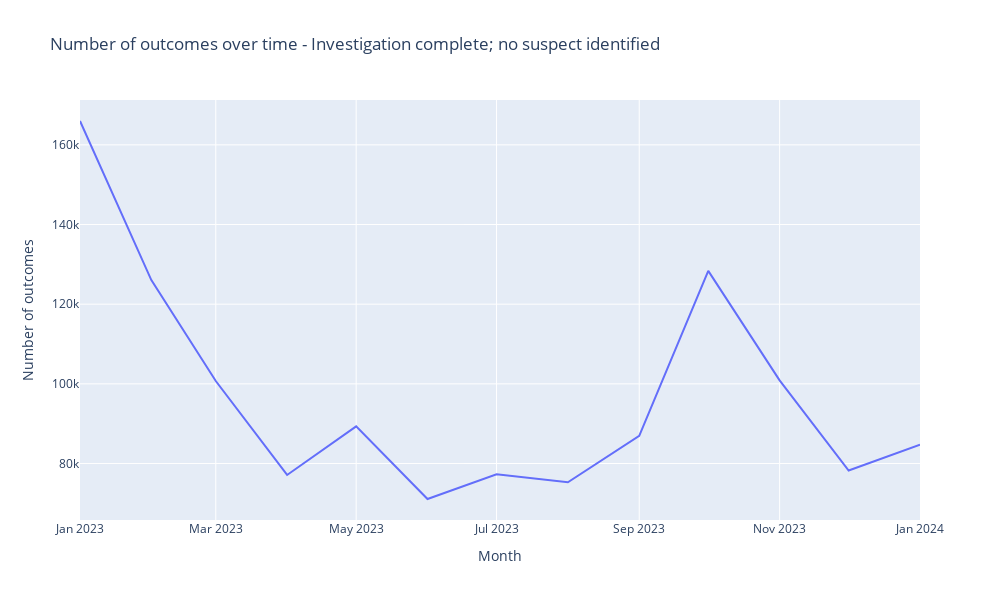
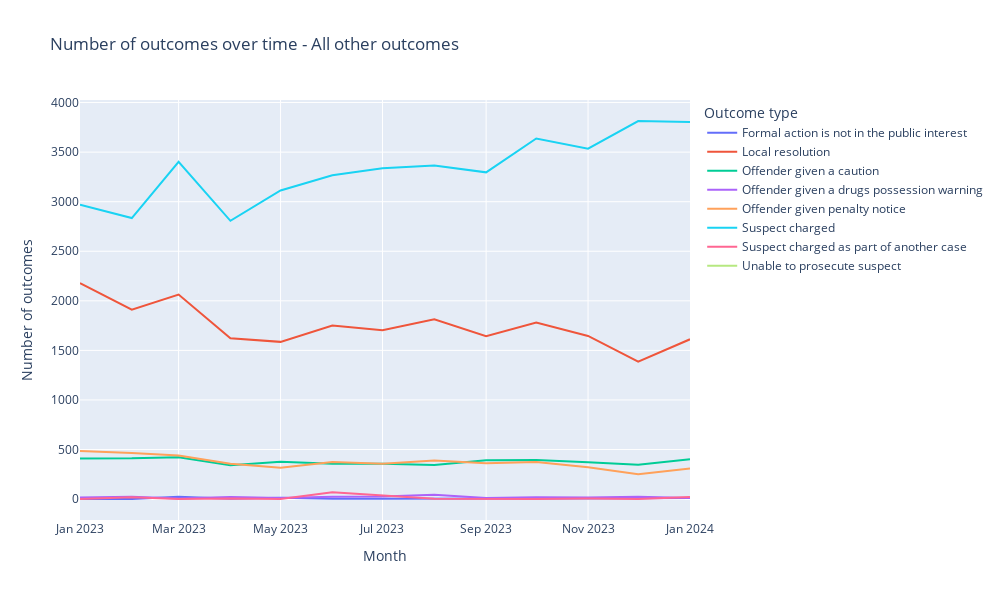

Here is the notebook cell these charts were saved with, in order:
### Code cell
outcomes['Month'] = pd.to_datetime(outcomes['Month'])

outcome_type_group = outcomes.groupby(['Outcome type', 'Month']).size().reset_index(name='count')

fig = px.line(
        outcome_type_group[outcome_type_group['Outcome type'] == 'Investigation complete; no suspect identified'], 
        x='Month', 
        y='count', 
        title='Number of outcomes over time - Investigation complete; no suspect identified',
        width=1000,
        height=600,
    )

fig.update_xaxes(title_text='Month')
fig.update_yaxes(title_text='Number of outcomes')
fig.show()

fig = px.line(
        outcome_type_group[outcome_type_group['Outcome type'] != 'Investigation complete; no suspect identified'], 
        x='Month', 
        y='count', 
        color='Outcome type',
        title='Number of outcomes over time - All other outcomes',
        width=1000,
        height=600,
    )

fig.update_xaxes(title_text='Month')
fig.update_yaxes(title_text='Number of outcomes')
fig.show()

### Figure 1 — Plotly figure (JSON) as saved in the notebook; plotly's stock layout.template omitted (floating-point values rounded to 4 significant figures)
{"data": [{"hovertemplate": "Month=%{x}<br>count=%{y}<extra></extra>", "legendgroup": "", "line": {"color": "#636efa", "dash": "solid"}, "marker": {"symbol": "circle"}, "mode": "lines", "name": "", "orientation": "v", "showlegend": false, "type": "scatter", "x": ["2023-01-01T00:00:00", "2023-02-01T00:00:00", "2023-03-01T00:00:00", "2023-04-01T00:00:00", "2023-05-01T00:00:00", "2023-06-01T00:00:00", "2023-07-01T00:00:00", "2023-08-01T00:00:00", "2023-09-01T00:00:00", "2023-10-01T00:00:00", "2023-11-01T00:00:00", "2023-12-01T00:00:00", "2024-01-01T00:00:00"], "xaxis": "x", "y": [165988, 126050, 100716, 77130, 89327, 71092, 77310, 75297, 86942, 128374, 100860, 78239, 84702], "yaxis": "y"}], "layout": {"height": 600, "legend": {"tracegroupgap": 0}, "title": {"text": "Number of outcomes over time - Investigation complete; no suspect identified"}, "width": 1000, "xaxis": {"anchor": "y", "domain": [0, 1], "title": {"text": "Month"}}, "yaxis": {"anchor": "x", "domain": [0, 1], "title": {"text": "Number of outcomes"}}}}

### Figure 2 — Plotly figure (JSON) as saved in the notebook; plotly's stock layout.template omitted (floating-point values rounded to 4 significant figures)
{"data": [{"hovertemplate": "Outcome type=Formal action is not in the public interest<br>Month=%{x}<br>count=%{y}<extra></extra>", "legendgroup": "Formal action is not in the public interest", "line": {"color": "#636efa", "dash": "solid"}, "marker": {"symbol": "circle"}, "mode": "lines", "name": "Formal action is not in the public interest", "orientation": "v", "showlegend": true, "type": "scatter", "x": ["2023-01-01T00:00:00", "2023-02-01T00:00:00", "2023-03-01T00:00:00", "2023-04-01T00:00:00", "2023-05-01T00:00:00", "2023-06-01T00:00:00", "2023-07-01T00:00:00", "2023-08-01T00:00:00", "2023-09-01T00:00:00", "2023-10-01T00:00:00", "2023-11-01T00:00:00", "2023-12-01T00:00:00", "2024-01-01T00:00:00"], "xaxis": "x", "y": [2, 2, 23, 3, 14, 3, 3, 6, 2, 7, 5, 9, 12], "yaxis": "y"}, {"hovertemplate": "Outcome type=Local resolution<br>Month=%{x}<br>count=%{y}<extra></extra>", "legendgroup": "Local resolution", "line": {"color": "#EF553B", "dash": "solid"}, "marker": {"symbol": "circle"}, "mode": "lines", "name": "Local resolution", "orientation": "v", "showlegend": true, "type": "scatter", "x": ["2023-01-01T00:00:00", "2023-02-01T00:00:00", "2023-03-01T00:00:00", "2023-04-01T00:00:00", "2023-05-01T00:00:00", "2023-06-01T00:00:00", "2023-07-01T00:00:00", "2023-08-01T00:00:00", "2023-09-01T00:00:00", "2023-10-01T00:00:00", "2023-11-01T00:00:00", "2023-12-01T00:00:00", "2024-01-01T00:00:00"], "xaxis": "x", "y": [2179, 1910, 2063, 1623, 1586, 1751, 1704, 1814, 1644, 1782, 1646, 1387, 1612], "yaxis": "y"}, {"hovertemplate": "Outcome type=Offender given a caution<br>Month=%{x}<br>count=%{y}<extra></extra>", "legendgroup": "Offender given a caution", "line": {"color": "#00cc96", "dash": "solid"}, "marker": {"symbol": "circle"}, "mode": "lines", "name": "Offender given a caution", "orientation": "v", "showlegend": true, "type": "scatter", "x": ["2023-01-01T00:00:00", "2023-02-01T00:00:00", "2023-03-01T00:00:00", "2023-04-01T00:00:00", "2023-05-01T00:00:00", "2023-06-01T00:00:00", "2023-07-01T00:00:00", "2023-08-01T00:00:00", "2023-09-01T00:00:00", "2023-10-01T00:00:00", "2023-11-01T00:00:00", "2023-12-01T00:00:00", "2024-01-01T00:00:00"], "xaxis": "x", "y": [410, 411, 423, 341, 377, 357, 357, 343, 392, 394, 372, 347, 403], "yaxis": "y"}, {"hovertemplate": "Outcome type=Offender given a drugs possession warning<br>Month=%{x}<br>count=%{y}<extra></extra>", "legendgroup": "Offender given a drugs possession warning", "line": {"color": "#ab63fa", "dash": "solid"}, "marker": {"symbol": "circle"}, "mode": "lines", "name": "Offender given a drugs possession warning", "orientation": "v", "showlegend": true, "type": "scatter", "x": ["2023-01-01T00:00:00", "2023-02-01T00:00:00", "2023-03-01T00:00:00", "2023-04-01T00:00:00", "2023-05-01T00:00:00", "2023-06-01T00:00:00", "2023-07-01T00:00:00", "2023-08-01T00:00:00", "2023-09-01T00:00:00", "2023-10-01T00:00:00", "2023-11-01T00:00:00", "2023-12-01T00:00:00", "2024-01-01T00:00:00"], "xaxis": "x", "y": [17, 23, 7, 22, 10, 23, 25, 45, 11, 19, 15, 23, 10], "yaxis": "y"}, {"hovertemplate": "Outcome type=Offender given penalty notice<br>Month=%{x}<br>count=%{y}<extra></extra>", "legendgroup": "Offender given penalty notice", "line": {"color": "#FFA15A", "dash": "solid"}, "marker": {"symbol": "circle"}, "mode": "lines", "name": "Offender given penalty notice", "orientation": "v", "showlegend": true, "type": "scatter", "x": ["2023-01-01T00:00:00", "2023-02-01T00:00:00", "2023-03-01T00:00:00", "2023-04-01T00:00:00", "2023-05-01T00:00:00", "2023-06-01T00:00:00", "2023-07-01T00:00:00", "2023-08-01T00:00:00", "2023-09-01T00:00:00", "2023-10-01T00:00:00", "2023-11-01T00:00:00", "2023-12-01T00:00:00", "2024-01-01T00:00:00"], "xaxis": "x", "y": [484, 466, 439, 357, 317, 373, 357, 389, 361, 375, 321, 252, 310], "yaxis": "y"}, {"hovertemplate": "Outcome type=Suspect charged<br>Month=%{x}<br>count=%{y}<extra></extra>", "legendgroup": "Suspect charged", "line": {"color": "#19d3f3", "dash": "solid"}, "marker": {"symbol": "circle"}, "mode": "lines", "name": "Suspect charged", "orientation": "v", "showlegend": true, "type": "scatter", "x": ["2023-01-01T00:00:00", "2023-02-01T00:00:00", "2023-03-01T00:00:00", "2023-04-01T00:00:00", "2023-05-01T00:00:00", "2023-06-01T00:00:00", "2023-07-01T00:00:00", "2023-08-01T00:00:00", "2023-09-01T00:00:00", "2023-10-01T00:00:00", "2023-11-01T00:00:00", "2023-12-01T00:00:00", "2024-01-01T00:00:00"], "xaxis": "x", "y": [2970, 2835, 3402, 2807, 3113, 3267, 3338, 3365, 3296, 3638, 3535, 3814, 3804], "yaxis": "y"}, {"hovertemplate": "Outcome type=Suspect charged as part of another case<br>Month=%{x}<br>count=%{y}<extra></extra>", "legendgroup": "Suspect charged as part of another case", "line": {"color": "#FF6692", "dash": "solid"}, "marker": {"symbol": "circle"}, "mode": "lines", "name": "Suspect charged as part of another case", "orientation": "v", "showlegend": true, "type": "scatter", "x": ["2023-01-01T00:00:00", "2023-02-01T00:00:00", "2023-03-01T00:00:00", "2023-04-01T00:00:00", "2023-05-01T00:00:00", "2023-06-01T00:00:00", "2023-08-01T00:00:00", "2023-09-01T00:00:00", "2023-10-01T00:00:00", "2023-11-01T00:00:00", "2023-12-01T00:00:00", "2024-01-01T00:00:00"], "xaxis": "x", "y": [1, 19, 1, 7, 1, 69, 4, 1, 1, 5, 2, 22], "yaxis": "y"}, {"hovertemplate": "Outcome type=Unable to prosecute suspect<br>Month=%{x}<br>count=%{y}<extra></extra>", "legendgroup": "Unable to prosecute suspect", "line": {"color": "#B6E880", "dash": "solid"}, "marker": {"symbol": "circle"}, "mode": "lines", "name": "Unable to prosecute suspect", "orientation": "v", "showlegend": true, "type": "scatter", "x": ["2023-10-01T00:00:00"], "xaxis": "x", "y": [1], "yaxis": "y"}], "layout": {"height": 600, "legend": {"title": {"text": "Outcome type"}, "tracegroupgap": 0}, "title": {"text": "Number of outcomes over time - All other outcomes"}, "width": 1000, "xaxis": {"anchor": "y", "domain": [0, 1], "title": {"text": "Month"}}, "yaxis": {"anchor": "x", "domain": [0, 1], "title": {"text": "Number of outcomes"}}}}
